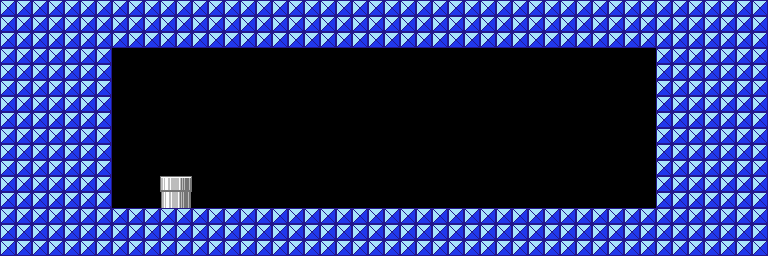

Below is a game level as drawn by its tile map, then a one-line description and the .tmx that defines it (tile-layer data replaced by summaries):
An orthogonal 48x16 tile map with 16x16 px tiles, 1 tile layer (Terrain) and 2 objects (Goomba, 10020001).

<map version="1.0" orientation="orthogonal" renderorder="right-down" width="48" height="16" tilewidth="16" tileheight="16" backgroundcolor="#000000">
 <properties>
  <property name="ID" value="1002" />
 </properties>
 <tileset firstgid="1" name="smb3-world" tilewidth="16" tileheight="16" spacing="1" margin="1">
  <image source="../Images/smb3-world.png" width="512" height="512" />
  <tile id="768">
   <properties>
    <property name="Mario" value="" />
   </properties>
  </tile>
  <tile id="769">
   <properties>
    <property name="Goomba" value="" />
   </properties>
  </tile>
 </tileset>
 <layer name="Terrain" width="48" height="16">
  <data>[768 cells, 432 non-empty, 5 distinct tile ids]</data>
 </layer>
 <objectgroup name="Objects">
  <object name="Goomba" gid="770" x="304" y="208" />
  <object name="WarpPipe" type="10020001" gid="783" x="160" y="192">
   <properties>
    <property name="Access" value="true" />
    <property name="Connection" value="10010003" />
    <property name="Map" value="1001" />
   </properties>
  </object>
 </objectgroup>
</map>